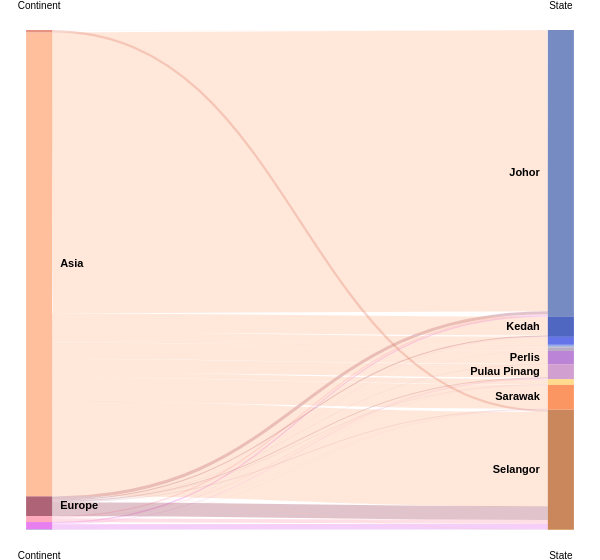

Specify this chart in Vega-Lite:
### Vega specification from a JSON file in a GitHub repository (floating-point values rounded to 4 significant figures)
{"$schema": "https://vega.github.io/schema/vega/v3.0.json", "height": 500, "width": 600, "data": [{"name": "rawData", "values": [{"Continent": "Africa", "State": "Johor", "total_arrivals": 21884}, {"Continent": "Antarctica", "State": "Johor", "total_arrivals": 2}, {"Continent": "Asia", "State": "Johor", "total_arrivals": 29380526}, {"Continent": "Europe", "State": "Johor", "total_arrivals": 319673}, {"Continent": "North America", "State": "Johor", "total_arrivals": 122783}, {"Continent": "Oceania", "State": "Johor", "total_arrivals": 128338}, {"Continent": "South America", "State": "Johor", "total_arrivals": 9942}, {"Continent": "Africa", "State": "Kedah", "total_arrivals": 2027}, {"Continent": "Asia", "State": "Kedah", "total_arrivals": 1958000}, {"Continent": "Europe", "State": "Kedah", "total_arrivals": 115016}, {"Continent": "North America", "State": "Kedah", "total_arrivals": 15306}, {"Continent": "Oceania", "State": "Kedah", "total_arrivals": 14761}, {"Continent": "South America", "State": "Kedah", "total_arrivals": 3159}, {"Continent": "Africa", "State": "Kelantan", "total_arrivals": 160}, {"Continent": "Asia", "State": "Kelantan", "total_arrivals": 829381}, {"Continent": "Europe", "State": "Kelantan", "total_arrivals": 3460}, {"Continent": "North America", "State": "Kelantan", "total_arrivals": 416}, {"Continent": "Oceania", "State": "Kelantan", "total_arrivals": 246}, {"Continent": "South America", "State": "Kelantan", "total_arrivals": 85}, {"Continent": "Africa", "State": "Melaka", "total_arrivals": 23}, {"Continent": "Asia", "State": "Melaka", "total_arrivals": 116081}, {"Continent": "Europe", "State": "Melaka", "total_arrivals": 380}, {"Continent": "North America", "State": "Melaka", "total_arrivals": 86}, {"Continent": "Oceania", "State": "Melaka", "total_arrivals": 77}, {"Continent": "South America", "State": "Melaka", "total_arrivals": 24}, {"Continent": "Asia", "State": "Negeri Sembilan", "total_arrivals": 144028}, {"Continent": "Europe", "State": "Negeri Sembilan", "total_arrivals": 136}, {"Continent": "North America", "State": "Negeri Sembilan", "total_arrivals": 7}, {"Continent": "Oceania", "State": "Negeri Sembilan", "total_arrivals": 22}, {"Continent": "Africa", "State": "Pahang", "total_arrivals": 27}, {"Continent": "Asia", "State": "Pahang", "total_arrivals": 10753}, {"Continent": "Europe", "State": "Pahang", "total_arrivals": 1139}, {"Continent": "North America", "State": "Pahang", "total_arrivals": 247}, {"Continent": "Oceania", "State": "Pahang", "total_arrivals": 430}, {"Continent": "South America", "State": "Pahang", "total_arrivals": 15}, {"Continent": "Africa", "State": "Perak", "total_arrivals": 114}, {"Continent": "Asia", "State": "Perak", "total_arrivals": 355007}, {"Continent": "Europe", "State": "Perak", "total_arrivals": 4944}, {"Continent": "North America", "State": "Perak", "total_arrivals": 3434}, {"Continent": "Oceania", "State": "Perak", "total_arrivals": 5033}, {"Continent": "South America", "State": "Perak", "total_arrivals": 107}, {"Continent": "Africa", "State": "Perlis", "total_arrivals": 465}, {"Continent": "Asia", "State": "Perlis", "total_arrivals": 1359369}, {"Continent": "Europe", "State": "Perlis", "total_arrivals": 20232}, {"Continent": "North America", "State": "Perlis", "total_arrivals": 3087}, {"Continent": "Oceania", "State": "Perlis", "total_arrivals": 2052}, {"Continent": "South America", "State": "Perlis", "total_arrivals": 410}, {"Continent": "Africa", "State": "Pulau Pinang", "total_arrivals": 2245}, {"Continent": "Asia", "State": "Pulau Pinang", "total_arrivals": 1377758}, {"Continent": "Europe", "State": "Pulau Pinang", "total_arrivals": 85636}, {"Continent": "North America", "State": "Pulau Pinang", "total_arrivals": 49865}, {"Continent": "Oceania", "State": "Pulau Pinang", "total_arrivals": 44443}, {"Continent": "South America", "State": "Pulau Pinang", "total_arrivals": 1075}, {"Continent": "Africa", "State": "Sabah", "total_arrivals": 730}, {"Continent": "Antarctica", "State": "Sabah", "total_arrivals": 1}, {"Continent": "Asia", "State": "Sabah", "total_arrivals": 553344}, {"Continent": "Europe", "State": "Sabah", "total_arrivals": 25131}, {"Continent": "North America", "State": "Sabah", "total_arrivals": 9800}, {"Continent": "Oceania", "State": "Sabah", "total_arrivals": 9436}, {"Continent": "South America", "State": "Sabah", "total_arrivals": 401}, {"Continent": "Africa", "State": "Sarawak", "total_arrivals": 4785}, {"Continent": "Asia", "State": "Sarawak", "total_arrivals": 2517657}, {"Continent": "Europe", "State": "Sarawak", "total_arrivals": 43583}, {"Continent": "North America", "State": "Sarawak", "total_arrivals": 12641}, {"Continent": "Oceania", "State": "Sarawak", "total_arrivals": 15188}, {"Continent": "South America", "State": "Sarawak", "total_arrivals": 440}, {"Continent": "Africa", "State": "Selangor", "total_arrivals": 230339}, {"Continent": "Antarctica", "State": "Selangor", "total_arrivals": 11}, {"Continent": "Asia", "State": "Selangor", "total_arrivals": 9882295}, {"Continent": "Europe", "State": "Selangor", "total_arrivals": 1437933}, {"Continent": "North America", "State": "Selangor", "total_arrivals": 403152}, {"Continent": "Oceania", "State": "Selangor", "total_arrivals": 550515}, {"Continent": "South America", "State": "Selangor", "total_arrivals": 44650}, {"Continent": "Africa", "State": "Terengganu", "total_arrivals": 5}, {"Continent": "Asia", "State": "Terengganu", "total_arrivals": 131}, {"Continent": "Europe", "State": "Terengganu", "total_arrivals": 25}, {"Continent": "North America", "State": "Terengganu", "total_arrivals": 9}, {"Continent": "Oceania", "State": "Terengganu", "total_arrivals": 11}, {"Continent": "Africa", "State": "W.P. Labuan", "total_arrivals": 130}, {"Continent": "Asia", "State": "W.P. Labuan", "total_arrivals": 33697}, {"Continent": "Europe", "State": "W.P. Labuan", "total_arrivals": 1926}, {"Continent": "North America", "State": "W.P. Labuan", "total_arrivals": 290}, {"Continent": "Oceania", "State": "W.P. Labuan", "total_arrivals": 282}, {"Continent": "South America", "State": "W.P. Labuan", "total_arrivals": 18}], "transform": [{"type": "formula", "expr": "datum['Continent']", "as": "stk1"}, {"type": "formula", "expr": "datum.State", "as": "stk2"}, {"type": "formula", "expr": "datum.total_arrivals", "as": "size"}]}, {"name": "nodes", "source": "rawData", "transform": [{"type": "filter", "expr": "!groupSelector || groupSelector.stk1 == datum.stk1 || groupSelector.stk2 == datum.stk2"}, {"type": "formula", "expr": "datum.stk1+datum.stk2", "as": "key"}, {"type": "fold", "fields": ["stk1", "stk2"], "as": ["stack", "grpId"]}, {"type": "formula", "expr": "datum.stack == 'stk1' ? datum.stk1+' '+datum.stk2 : datum.stk2+' '+datum.stk1", "as": "sortField"}, {"type": "stack", "groupby": ["stack"], "sort": {"field": "sortField", "order": "descending"}, "field": "size"}, {"type": "formula", "expr": "(datum.y0+datum.y1)/2", "as": "yc"}]}, {"name": "groups", "source": "nodes", "transform": [{"type": "aggregate", "groupby": ["stack", "grpId"], "fields": ["size"], "ops": ["sum"], "as": ["total"]}, {"type": "stack", "groupby": ["stack"], "sort": {"field": "grpId", "order": "descending"}, "field": "total"}, {"type": "formula", "expr": "scale('y', datum.y0)", "as": "scaledY0"}, {"type": "formula", "expr": "scale('y', datum.y1)", "as": "scaledY1"}, {"type": "formula", "expr": "datum.stack == 'stk1'", "as": "rightLabel"}, {"type": "formula", "expr": "datum.total/domain('y')[1]", "as": "percentage"}]}, {"name": "destinationNodes", "source": "nodes", "transform": [{"type": "filter", "expr": "datum.stack == 'stk2'"}]}, {"name": "edges", "source": "nodes", "transform": [{"type": "filter", "expr": "datum.stack == 'stk1'"}, {"type": "lookup", "from": "destinationNodes", "key": "key", "fields": ["key"], "as": ["target"]}, {"type": "linkpath", "orient": "horizontal", "shape": "diagonal", "sourceY": {"expr": "scale('y', datum.yc)"}, "sourceX": {"expr": "scale('x', 'stk1') + bandwidth('x')"}, "targetY": {"expr": "scale('y', datum.target.yc)"}, "targetX": {"expr": "scale('x', 'stk2')"}}, {"type": "formula", "expr": "range('y')[0]-scale('y', datum.size)", "as": "strokeWidth"}, {"type": "formula", "expr": "datum.size/domain('y')[1]", "as": "percentage"}]}], "scales": [{"name": "x", "type": "band", "range": "width", "domain": ["stk1", "stk2"], "paddingOuter": 0.05, "paddingInner": 0.95}, {"name": "y", "type": "linear", "range": "height", "domain": {"data": "nodes", "field": "y1"}}, {"name": "color", "type": "ordinal", "range": ["#90AACB", "#FF96AD", "#9C3D54", "#DF7861", "#FFB085", "#E15FED", "#005A8D", "#556FB5", "#2541B2", "#3F52E3", "#7692E4", "#93ABD3", "#B7657B", "#A799B7", "#AC66CC", "#C689C6", "#FFD372", "#fa7c3d", "#bf6934", "#af8672", "#deab53"], "domain": ["South America", "North America", "Europe", "Africa", "Asia", "Oceania", "Antarctica", "Johor", "Kedah", "Kelantan", "Melaka", "Negeri Sembilan", "Pahang", "Perak", "Perlis", "Pulau Pinang", "Sabah", "Sarawak", "Selangor", "Terengganu", "W.P. Labuan"]}, {"name": "stackNames", "type": "ordinal", "range": ["Continent", "State"], "domain": ["stk1", "stk2"]}], "axes": [{"orient": "bottom", "scale": "x", "domain": false, "ticks": false, "labelPadding": 20, "encode": {"labels": {"update": {"text": {"scale": "stackNames", "field": "value", "fontWeight": "bold", "fontSize": 14}}}}}, {"orient": "top", "scale": "x", "domain": false, "ticks": false, "labelPadding": 20, "encode": {"labels": {"update": {"text": {"scale": "stackNames", "field": "value", "fontWeight": "bold", "fontSize": 14}}}}}, {"orient": "left", "scale": "y", "labels": false, "domain": false, "ticks": false}], "marks": [{"type": "path", "name": "edgeMark", "from": {"data": "edges"}, "clip": true, "encode": {"update": {"stroke": [{"test": "groupSelector && groupSelector.stack=='stk1'", "scale": "color", "field": "stk2"}, {"scale": "color", "field": "stk1"}], "strokeWidth": {"field": "strokeWidth"}, "path": {"field": "path"}, "strokeOpacity": {"signal": "!groupSelector && (groupHover.stk1 == datum.stk1 || groupHover.stk2 == datum.stk2) ? 0.9 : 0.3"}, "zindex": {"signal": "!groupSelector && (groupHover.stk1 == datum.stk1 || groupHover.stk2 == datum.stk2) ? 1 : 0"}, "tooltip": {"signal": "{\"Tourist from Continent\": datum.stk1, \"State\": datum.stk2, \"Total Arrivals\":format(datum.size, ',.0f')}"}}, "hover": {"strokeOpacity": {"value": 1}}}}, {"type": "rect", "name": "groupMark", "from": {"data": "groups"}, "encode": {"enter": {"fill": {"scale": "color", "field": "grpId"}, "width": {"scale": "x", "band": 1}}, "update": {"x": {"scale": "x", "field": "stack"}, "y": {"field": "scaledY0"}, "y2": {"field": "scaledY1"}, "fillOpacity": {"value": 0.8}, "tooltip": {"signal": "datum.grpId + ' has ' + format(datum.total, ',.0f') + ' total tourist arrivals.'"}}, "hover": {"fillOpacity": {"value": 1}}}}, {"type": "text", "from": {"data": "groups"}, "interactive": false, "encode": {"update": {"x": {"signal": "scale('x', datum.stack) + (datum.rightLabel ? bandwidth('x') + 8 : -8)"}, "yc": {"signal": "(datum.scaledY0 + datum.scaledY1)/2"}, "align": {"signal": "datum.rightLabel ? 'left' : 'right'"}, "baseline": {"value": "middle"}, "fontWeight": {"value": "bold"}, "text": {"signal": "abs(datum.scaledY0-datum.scaledY1) > 13 ? datum.grpId : ''"}}}}, {"type": "group", "data": [{"name": "dataForShowAll", "values": [{}], "transform": [{"type": "filter", "expr": "groupSelector"}]}], "encode": {"enter": {"xc": {"signal": "width/2"}, "y": {"value": 30}, "width": {"value": 80}, "height": {"value": 30}}}, "marks": [{"type": "group", "name": "groupReset", "from": {"data": "dataForShowAll"}, "encode": {"enter": {"cornerRadius": {"value": 6}, "fill": {"value": "#f5f5f5"}, "stroke": {"value": "#c1c1c1"}, "strokeWidth": {"value": 2}, "height": {"field": {"group": "height"}}, "width": {"field": {"group": "width"}}}, "update": {"opacity": {"value": 1}}, "hover": {"opacity": {"value": 0.7}}}, "marks": [{"type": "text", "interactive": false, "encode": {"enter": {"xc": {"field": {"group": "width"}, "mult": 0.5}, "yc": {"field": {"group": "height"}, "mult": 0.5, "offset": 2}, "align": {"value": "center"}, "baseline": {"value": "middle"}, "fontWeight": {"value": "bold"}, "text": {"value": "Show All"}}}}]}]}], "signals": [{"name": "groupHover", "value": {}, "on": [{"events": "@groupMark:mouseover", "update": "{stk1:datum.stack=='stk1' && datum.grpId, stk2:datum.stack=='stk2' && datum.grpId}"}, {"events": "mouseout", "update": "{}"}]}, {"name": "groupSelector", "value": false, "on": [{"events": "@groupMark:click!", "update": "{stack:datum.stack, stk1:datum.stack=='stk1' && datum.grpId, stk2:datum.stack=='stk2' && datum.grpId}"}, {"events": [{"type": "click", "markname": "groupReset"}, {"type": "dblclick"}], "update": "false"}]}], "config": {"view": {"stroke": null}, "background": null}}
